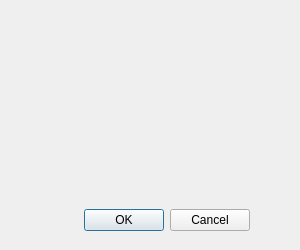
<?xml version="1.0" encoding="UTF-8"?>
<ui version="4.0">
 <class>ChooseGames</class>
 <widget class="QDialog" name="ChooseGames">
  <property name="geometry">
   <rect>
    <x>0</x>
    <y>0</y>
    <width>300</width>
    <height>250</height>
   </rect>
  </property>
  <property name="windowTitle">
   <string>Dialog</string>
  </property>
  <widget class="QDialogButtonBox" name="buttonBox">
   <property name="geometry">
    <rect>
     <x>50</x>
     <y>200</y>
     <width>200</width>
     <height>40</height>
    </rect>
   </property>
   <property name="orientation">
    <enum>Qt::Horizontal</enum>
   </property>
   <property name="standardButtons">
    <set>QDialogButtonBox::Cancel|QDialogButtonBox::Ok</set>
   </property>
  </widget>
 </widget>
 <resources/>
 <connections>
  <connection>
   <sender>buttonBox</sender>
   <signal>accepted()</signal>
   <receiver>ChooseGames</receiver>
   <slot>accept()</slot>
   <hints>
    <hint type="sourcelabel">
     <x>248</x>
     <y>254</y>
    </hint>
    <hint type="destinationlabel">
     <x>157</x>
     <y>274</y>
    </hint>
   </hints>
  </connection>
  <connection>
   <sender>buttonBox</sender>
   <signal>rejected()</signal>
   <receiver>ChooseGames</receiver>
   <slot>reject()</slot>
   <hints>
    <hint type="sourcelabel">
     <x>316</x>
     <y>260</y>
    </hint>
    <hint type="destinationlabel">
     <x>286</x>
     <y>274</y>
    </hint>
   </hints>
  </connection>
 </connections>
</ui>
